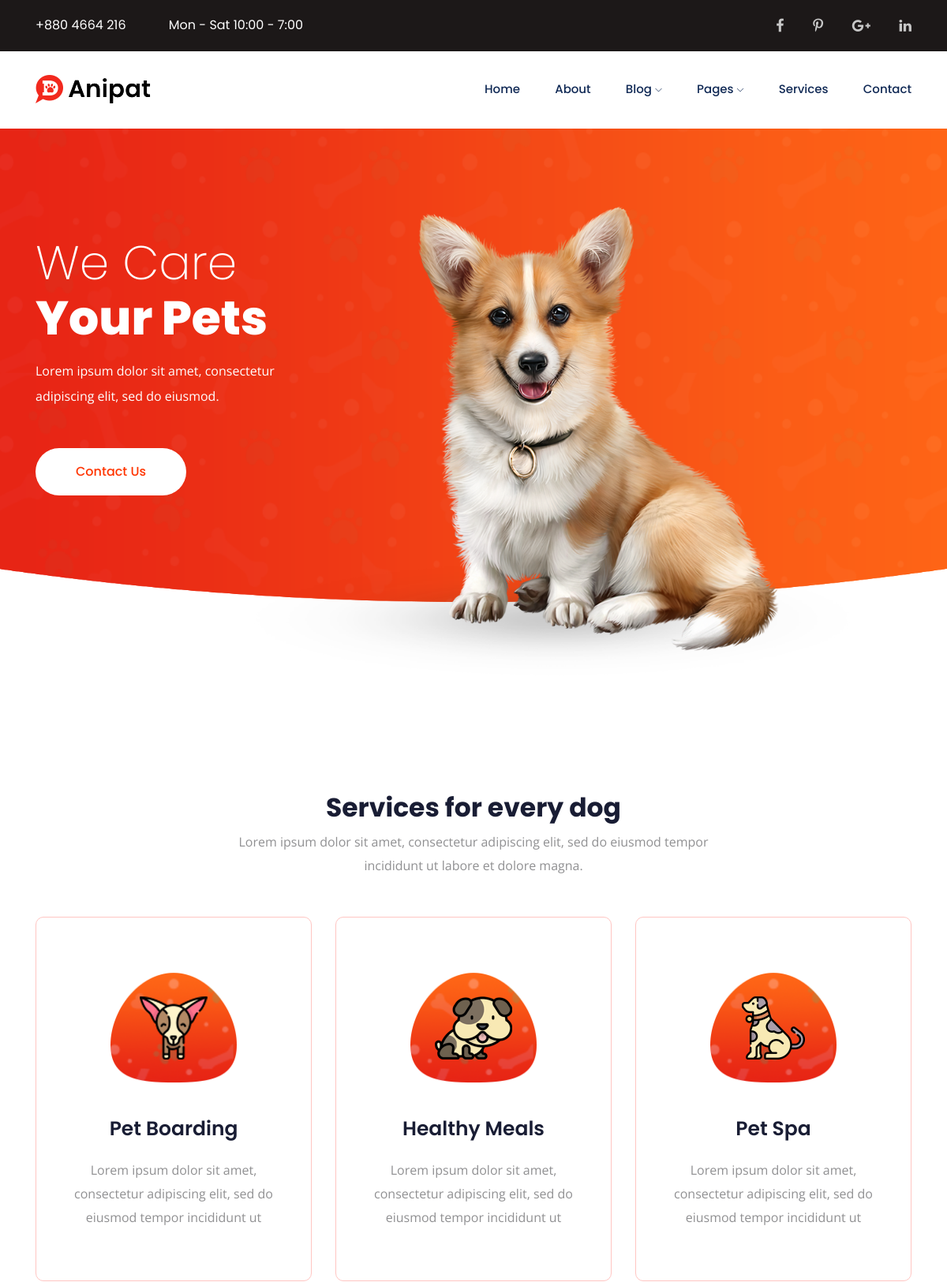
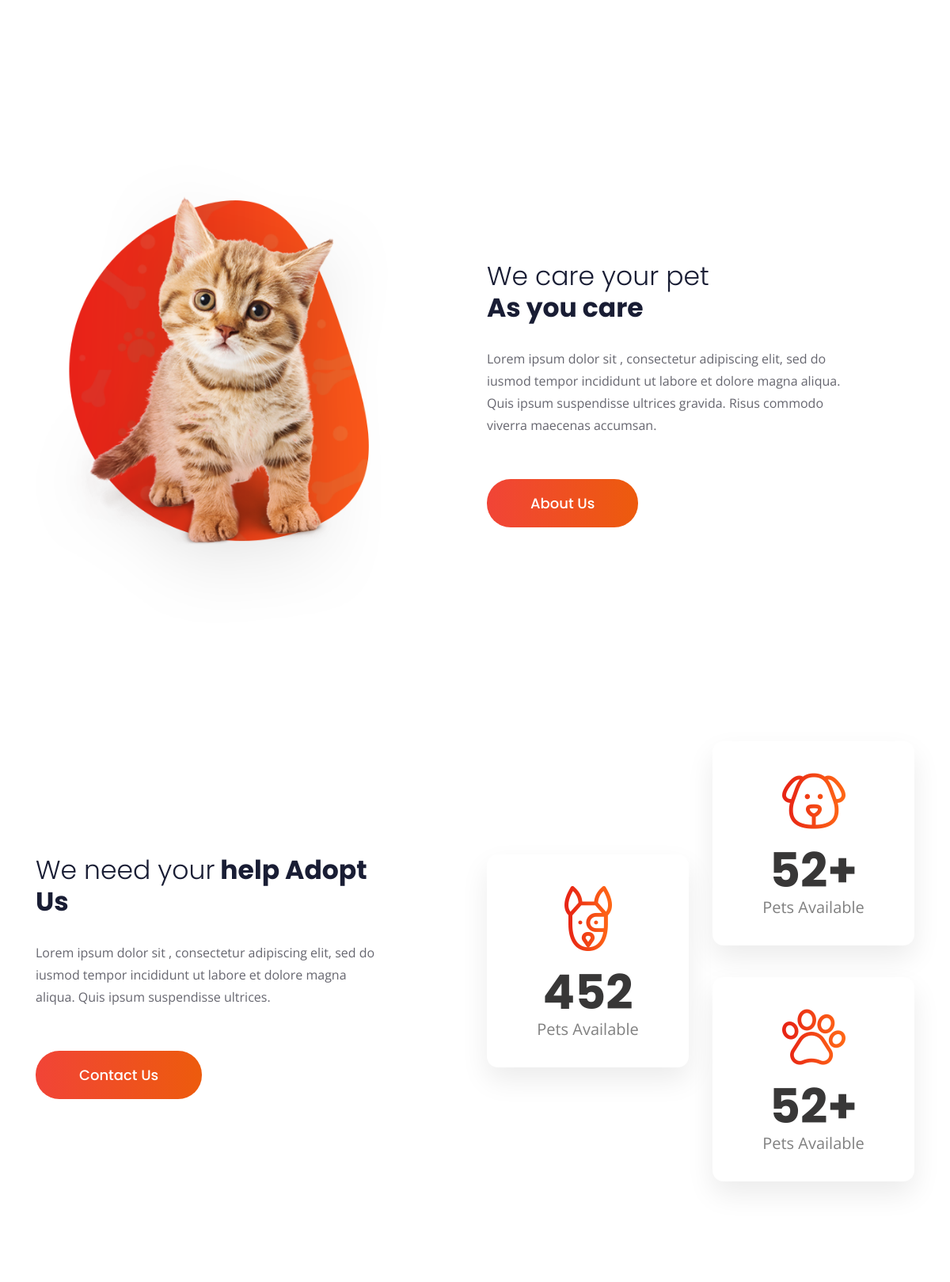
The page / (upper part) on the database its author committed (2 pictures, top to bottom).
### corm/models.py (models this page shows, shortened)
class Product(models.Model):
    name = models.CharField(
        max_length=32,
        verbose_name='услуга',
        null=False
    )
    descr = models.CharField(
        max_length=256,
        verbose_name='описание',
        null=False,
    )
    category = models.ForeignKey(
        'Category',
        on_delete=models.CASCADE,
        verbose_name='категория'
    )
    image = models.ImageField(
        verbose_name='картинка'
    )
    class Meta:
        db_table = 'corm_products'
        verbose_name = 'product'
        verbose_name_plural = 'products'

### corm/views.py (the view, shortened to what this page needs)
# urls.py: path('', IndexTemplateView.as_view(), name='index'),
class IndexTemplateView(BaseMixin, TemplateView):
    template_name = 'main/index.html'
    def get_context_data(self, **kwargs):
        context = super(IndexTemplateView, self).get_context_data()
        context['team'] = Team.objects.all()
        context['com'] = Comment.objects.all()
        context['product'] = Product.objects.all()
        context.update(self.context)
        return context

### templates/main/index.html (shortened to what this page needs)
{% extends "main/base.html" %}
{% load static %}

### templates/main/base.html (shortened to what this page needs)
{% load static %}
<!doctype html>
<html class="no-js" lang="zxx">
<head>
    <link rel="stylesheet" href="{% static 'css/bootstrap.min.css' %}">
    <link rel="stylesheet" href="{% static 'css/owl.carousel.min.css' %}">
    <link rel="stylesheet" href="{% static 'css/magnific-popup.css' %}">
    <link rel="stylesheet" href="{% static 'css/font-awesome.min.css' %}">
    <link rel="stylesheet" href="{% static 'css/themify-icons.css' %}">
    <link rel="stylesheet" href="{% static 'css/nice-select.css' %}">
    <link rel="stylesheet" href="{% static 'css/flaticon.css' %}">
    <link rel="stylesheet" href="{% static 'css/gijgo.css' %}">
    <link rel="stylesheet" href="{% static 'css/animate.css' %}">
    <link rel="stylesheet" href="{% static 'css/slicknav.css' %}">
    <link rel="stylesheet" href="{% static 'css/style.css' %}">
</head>
<body>
    <header>
        <div class="header-area ">
            <div class="header-top_area">
                <div class="container">
                    <div class="row">
                        <div class="col-lg-6 col-md-8">
                            <div class="short_contact_list">
                                <ul>
                                    <li><a href="#">+880 4664 216</a></li>
                                    <li><a href="#">Mon - Sat 10:00 - 7:00</a></li>
                                </ul>
                            </div>
                        </div>
                        <div class="col-lg-6 col-md-4 ">
                            <div class="social_media_links">
                                <a href="{{ facebook }}">
                                    <i class="fa fa-facebook"></i>
                                </a>
                                <a href="{{ fontawesome }}">
                                    <i class="fa fa-pinterest-p"></i>
                                </a>
                                <a href="{{ google }}">
                                    <i class="fa fa-google-plus"></i>
                                </a>
                                <a href="{{ linkedin }}">
                                    <i class="fa fa-linkedin"></i>
                                </a>
                            </div>
                        </div>
                    </div>
                </div>
            </div>
            <div id="sticky-header" class="main-header-area">
                <div class="container">
                    <div class="row align-items-center">
                        <div class="col-xl-3 col-lg-3">
                            <div class="logo">
                                <a href="{% url 'index' %}">
                                    <img src="{% static 'img/logo.png' %}" alt="">
                                </a>
                            </div>
                        </div>
                        <div class="col-xl-9 col-lg-9">
                            <div class="main-menu  d-none d-lg-block">
                                <nav>
                                     <ul id="navigation">
                                        <li><a  href="{% url 'index' %}">home</a></li>
                                        <li><a href="{% url 'about' %}">about</a></li>
                                        <li><a href="{% url 'blog' %}">blog <i class="ti-angle-down"></i></a>
                                        </li>
                                        <li><a href="{% url 'elements' %}">pages <i class="ti-angle-down"></i></a>
                                        </li>
                                        <li><a href="{% url 'services' %}">services</a></li>
                                        <li><a href="{% url 'contact' %}">Contact</a></li>
                                    </ul>
                                </nav>
                            </div>
                        </div>
                        <div class="col-12">
                        </div>
                    </div>
                </div>
            </div>
        </div>
    </header>
    <div class="slider_area">
        <div class="single_slider slider_bg_1 d-flex align-items-center">
            <div class="container">
                <div class="row">
                    <div class="col-lg-5 col-md-6">
                        <div class="slider_text">
                            <h3>We Care <br> <span>Your Pets</span></h3>
                            <p>Lorem ipsum dolor sit amet, consectetur <br> adipiscing elit, sed do eiusmod.</p>
                            <a href="{% url 'contact' %}" class="boxed-btn4">Contact Us</a>
                        </div>
                    </div>
                </div>
            </div>
            <div class="dog_thumb d-none d-lg-block">
                <img src="{% static 'img/banner/dog.png' %}" alt="">
            </div>
        </div>
    </div>
    <div class="service_area">
        <div class="container">
            <div class="row justify-content-center ">
                <div class="col-lg-7 col-md-10">
                    <div class="section_title text-center mb-95">
                        <h3>Services for every dog</h3>
                        <p>Lorem ipsum dolor sit amet, consectetur adipiscing elit, sed do eiusmod tempor incididunt ut labore et dolore magna.</p>
                    </div>
                </div>
            </div>
            <div class="row justify-content-center">
                {% for prod in product %}
                <div class="col-lg-4 col-md-6">
                    <div class="single_service">
                         <div class="service_thumb service_icon_bg_1 d-flex align-items-center justify-content-center">
                             <div class="service_icon">
                                 <img src="{{ prod.image.url }}" alt="">
                             </div>
                         </div>
                         <div class="service_content text-center">
                            <h3>{{ prod.name }}</h3>
                            <p>{{ prod.descr }}</p>
                         </div>
                    </div>
                </div>
                {% endfor %}
            </div>
        </div>
    </div>
    <div class="pet_care_area">
        <div class="container">
            <div class="row align-items-center">
                <div class="col-lg-5 col-md-6">
                    <div class="pet_thumb">
                        <img src="{% static 'img/about/pet_care.png' %}" alt="">
                    </div>
                </div>
                <div class="col-lg-6 offset-lg-1 col-md-6">
                    <div class="pet_info">
                        <div class="section_title">
                            <h3><span>We care your pet </span> <br>
                                As you care</h3>
                            <p>Lorem ipsum dolor sit , consectetur adipiscing elit, sed do <br> iusmod tempor incididunt ut labore et dolore magna aliqua. <br> Quis ipsum suspendisse ultrices gravida. Risus commodo <br>
                                viverra maecenas accumsan.</p>
                            <a href="{% url 'about' %}" class="boxed-btn3">About Us</a>
                        </div>
                    </div>
                </div>
            </div>
        </div>
    </div>
    <div class="adapt_area">
        <div class="container">
            <div class="row justify-content-between align-items-center">
                <div class="col-lg-5">
                    <div class="adapt_help">
                        <div class="section_title">
                            <h3><span>We need your</span>
                                help Adopt Us</h3>
                            <p>Lorem ipsum dolor sit , consectetur adipiscing elit, sed do iusmod tempor incididunt ut labore et dolore magna aliqua. Quis ipsum suspendisse ultrices.</p>
                            <a href="{% url 'contact' %}" class="boxed-btn3">Contact Us</a>
                        </div>
                    </div>
                </div>
                <div class="col-lg-6">
                    <div class="adapt_about">
                        <div class="row align-items-center">
                            <div class="col-lg-6 col-md-6">
                                <div class="single_adapt text-center">
                                    <img src="{% static 'img/adapt_icon/1.png' %}" alt="">
                                    <div class="adapt_content">
                                        <h3 class="counter">452</h3>
                                        <p>Pets Available</p>
                                    </div>
                                </div>
                            </div>
                            <div class="col-lg-6 col-md-6">
                                <div class="single_adapt text-center">
                                    <img src="{% static 'img/adapt_icon/3.png' %}" alt="">
                                    <div class="adapt_content">
                                        <h3><span class="counter">52</span>+</h3>
                                        <p>Pets Available</p>
                                    </div>
                                </div>
                                <div class="single_adapt text-center">
                                    <img src="{% static 'img/adapt_icon/2.png' %}" alt="">
                                    <div class="adapt_content">
                                        <h3><span class="counter">52</span>+</h3>
                                        <p>Pets Available</p>
                                    </div>
                                </div>
                            </div>
                        </div>
                    </div>
                </div>
            </div>
        </div>
    </div>
</body>
</html>

### rows shown on the page
Product: image (picture), name "Pet Boarding", descr "Lorem ipsum dolor sit amet, consectetur adipiscing elit, sed do eiusmod tempor incididunt ut"
Product: image (picture), name "Healthy Meals", descr "Lorem ipsum dolor sit amet, consectetur adipiscing elit, sed do eiusmod tempor incididunt ut"
Product: image (picture), name "Pet Spa", descr "Lorem ipsum dolor sit amet, consectetur adipiscing elit, sed do eiusmod tempor incididunt ut"
